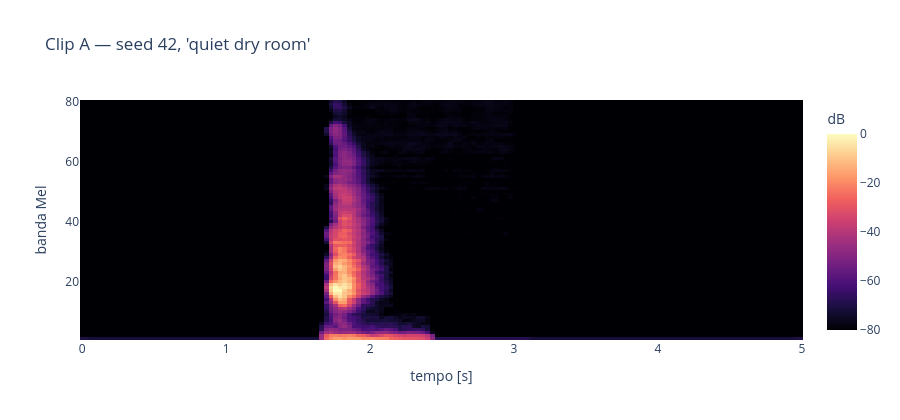
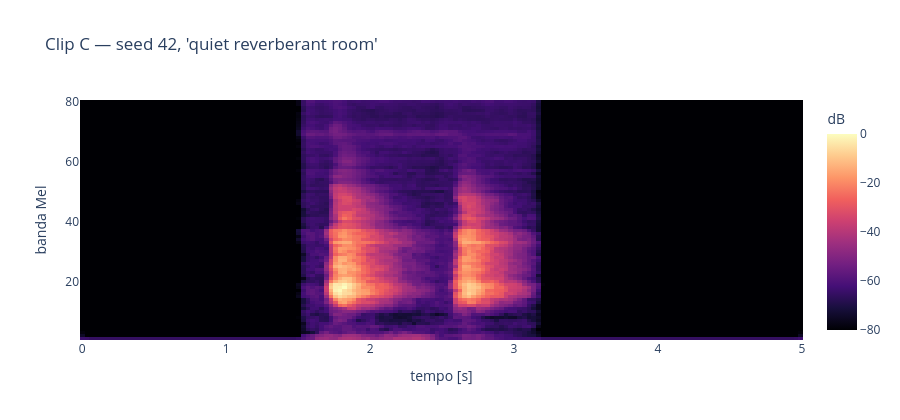

The notebook cell these images were saved under, in order:
### Markdown cell above
## Esercizio 4 — Generazione testo-audio per diffusione latente (AudioLDM)

In **AudioLDM** un processo di diffusione raffina in $N=25$ passi una rappresentazione latente guidata dall'embedding del prompt testuale; il decoder e un vocoder neurale sintetizzano poi l'audio a $16\,\text{kHz}$. Carichiamo con `al.load_samples()` i tre esperimenti controllati (`A`: seed 42, stanza asciutta; `B`: seed 43, stanza asciutta; `C`: seed 42, stanza riverberante) e ascoltiamoli mantenendo una scala di ampiezza comune.

### Esercizio 4 — Verifica quantitativa e spettrogrammi dei tre clip generati (`A`, `B`, `C`)

1. Per ciascun clip `(nome, y, sr_g, meta_g)` in `clips_gen`, calcola il livello di picco in dBFS (`al.to_dbfs(np.max(np.abs(y)))`), il livello RMS in dBFS (`al.to_dbfs(al.rms(y))`) e i descrittori spettrali (`al.spectral_features(y, sr_g)`).
2. Disegna lo spettrogramma di `Clip A` (stanza asciutta, seed 42) e di `Clip C` (stanza riverberante, seed 42) con `al.plot_spectrogram(y, sr_g, mel=True)`.
3. Commenta i due confronti sperimentali:
   - **Effetto del seed (`A` vs `B`, stesso prompt)**: perché non bisogna mai valutare o scegliere un modello generativo su un singolo seed?
   - **Effetto del prompt (`A` vs `C`, stesso seed)**: il vincolo `"A single short dog bark"` è stato rispettato in entrambi i clip?

### Code cell
clips_gen = al.load_samples()
picco_comune = max(float(np.max(np.abs(y))) for _, y, _, _ in clips_gen)
guadagno_comune = min(1.0, 0.8 / max(picco_comune, 1e-12))

for nome, y, sr_g, meta_g in clips_gen:
    print(f"Clip {nome} | seed={meta_g['seed']} | passi={meta_g['steps']} | "
          f"guidance={meta_g['guidance_scale']} | tempo={meta_g['inference_seconds']:.1f} s")
    print(f"       prompt: '{meta_g['prompt']}'")

al.compare_audio([(f"Clip {nome} (seed {m['seed']})", y)
                  for nome, y, _, m in clips_gen], sr=clips_gen[0][2])

for nome, y, sr_g, meta_g in clips_gen:
    picco_db = al.to_dbfs(np.max(np.abs(y)))
    rms_db = al.to_dbfs(al.rms(y))
    centroide, banda, flatness, rolloff = al.spectral_features(y, sr_g)
    print(f"Clip {nome} (seed {meta_g['seed']}) -> picco: {picco_db:6.1f} dBFS | "
          f"RMS: {rms_db:6.1f} dBFS | centroide: {centroide:6.1f} Hz | "
          f"rolloff: {rolloff:6.1f} Hz")

al.plot_spectrogram(clips_gen[0][1], clips_gen[0][2], mel=True,
                    title="Clip A — seed 42, 'quiet dry room'")
al.plot_spectrogram(clips_gen[2][1], clips_gen[2][2], mel=True,
                    title="Clip C — seed 42, 'quiet reverberant room'")

### Figure 1 — Plotly figure (JSON) as saved in the notebook; plotly's stock layout.template omitted (floating-point values rounded to 4 significant figures; data arrays with more than 128 entries replaced by an {"elided": "..."} marker saying what was removed)
{"data": [{"colorbar": {"title": {"text": "dB"}}, "colorscale": [[0.0, "#000004"], [0.1111, "#180f3d"], [0.2222, "#440f76"], [0.3333, "#721f81"], [0.4444, "#9e2f7f"], [0.5556, "#cd4071"], [0.6667, "#f1605d"], [0.7778, "#fd9668"], [0.8889, "#feca8d"], [1.0, "#fcfdbf"]], "type": "heatmap", "x": {"elided": "157 float values"}, "y": [1, 2, 3, 4, 5, 6, 7, 8, 9, 10, 11, 12, 13, 14, 15, 16, 17, 18, 19, 20, 21, 22, 23, 24, 25, 26, 27, 28, 29, 30, 31, 32, 33, 34, 35, 36, 37, 38, 39, 40, 41, 42, 43, 44, 45, 46, 47, 48, 49, 50, 51, 52, 53, 54, 55, 56, 57, 58, 59, 60, 61, 62, 63, 64, 65, 66, 67, 68, 69, 70, 71, 72, 73, 74, 75, 76, 77, 78, 79, 80], "z": {"elided": "80x157 float values"}}], "layout": {"height": 420, "title": {"text": "Clip A — seed 42, 'quiet dry room'"}, "xaxis": {"title": {"text": "tempo [s]"}}, "yaxis": {"title": {"text": "banda Mel"}}}}

### Figure 2 — Plotly figure (JSON) as saved in the notebook; plotly's stock layout.template omitted (floating-point values rounded to 4 significant figures; data arrays with more than 128 entries replaced by an {"elided": "..."} marker saying what was removed)
{"data": [{"colorbar": {"title": {"text": "dB"}}, "colorscale": [[0.0, "#000004"], [0.1111, "#180f3d"], [0.2222, "#440f76"], [0.3333, "#721f81"], [0.4444, "#9e2f7f"], [0.5556, "#cd4071"], [0.6667, "#f1605d"], [0.7778, "#fd9668"], [0.8889, "#feca8d"], [1.0, "#fcfdbf"]], "type": "heatmap", "x": {"elided": "157 float values"}, "y": [1, 2, 3, 4, 5, 6, 7, 8, 9, 10, 11, 12, 13, 14, 15, 16, 17, 18, 19, 20, 21, 22, 23, 24, 25, 26, 27, 28, 29, 30, 31, 32, 33, 34, 35, 36, 37, 38, 39, 40, 41, 42, 43, 44, 45, 46, 47, 48, 49, 50, 51, 52, 53, 54, 55, 56, 57, 58, 59, 60, 61, 62, 63, 64, 65, 66, 67, 68, 69, 70, 71, 72, 73, 74, 75, 76, 77, 78, 79, 80], "z": {"elided": "80x157 float values"}}], "layout": {"height": 420, "title": {"text": "Clip C — seed 42, 'quiet reverberant room'"}, "xaxis": {"title": {"text": "tempo [s]"}}, "yaxis": {"title": {"text": "banda Mel"}}}}
